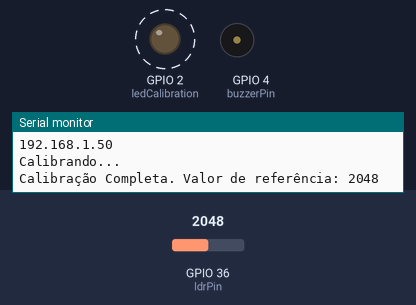
Bench run of a sketch on a simulated ESP32. Shown: output pins drawn as LEDs (lit = HIGH), buzzer (waves = sounding, pin HIGH), the last lines printed to the serial monitor. Dashed ring = blinking. Inputs (shaded band) come from the test bench; at power-on: GPIO 36 (ldrPin) = 2048. WiFi joins after 1.5 s; servers stay silent unless stated.

Above: at 13.7 s.
13.8 s: GPIO 36 (ldrPin) set to 1693
17.2 s: GPIO 36 (ldrPin) set to 1571
At 19.4 s:
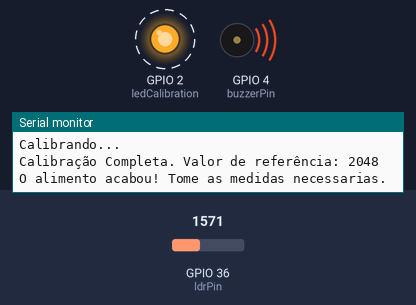
20.6 s: GPIO 36 (ldrPin) set to 2047
At 22.4 s:
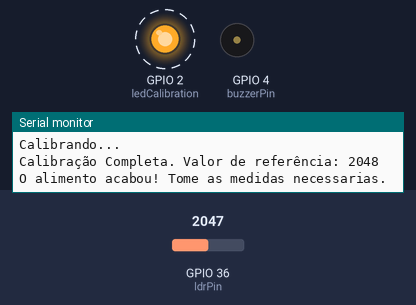
24.0 s: GPIO 36 (ldrPin) set to 1228
At 24.9 s:
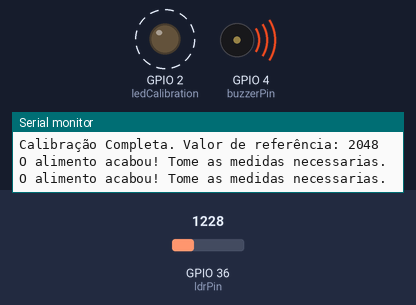
Timing chart, 0 to 28.4 s (numbered marks = the images above; inputs shaded):
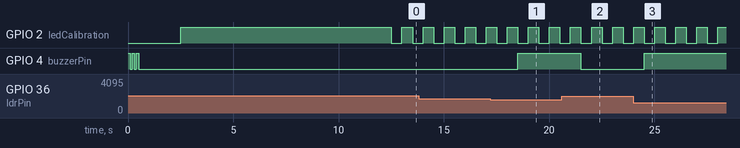

The sketch:

EnteralAPP.ino
```cpp
//EnteralAlert APP
//Criado por:
//Gabriel Henrique Rocha de Carvalho
//Thiago Rayzing França de Farias

#include <WiFi.h>
#include <ESPAsyncWebServer.h>

char *ssid = "";     // SSID da rede Wi-Fi
char *password = ""; // Senha da rede Wi-Fi

const int ldrPin = 36;      // Pino do LDR
const int buzzerPin = 4;   // Pino do Buzzer
const int ledCalibration = 2; // Led indicador de calibração

const int calibrationTime = 10000;  // Tempo de calibração em milissegundos
const int calibrationInterval = 1000;  // Intervalo de amostragem durante a calibração em milissegundos
const float detectionThreshold = 0.8;  // Limite de detecção em relação ao valor de referência

int ldrValue = 0;           // Valor lido do LDR
int threshold = 500;        // Limiar de luminosidade para acionar o buzzer
int referenceValue;         // Valor que o sistema vai comparar

const char *host = "10.77.14.242"; // IP do servidor web local
const int port = 80; // Porta do servidor web (geralmente 80)

WiFiClient client;
AsyncWebServer server(80);

bool alarmeAtivado = false;

void setup() {
  pinMode(ldrPin, INPUT);
  pinMode(ledCalibration, OUTPUT);
  pinMode(buzzerPin, OUTPUT);
  Serial.begin(9600);
  initialy();

  // Conecta-se à rede Wi-Fi
  WiFi.begin(ssid, password);
  while (WiFi.status() != WL_CONNECTED) {
    delay(1000);
    Serial.println("Conectando ao WiFi...");
  }
  Serial.println("Conectado ao WiFi");
  Serial.println(WiFi.localIP());

  // Define a rota para exibir os dados do LDR
  server.on("/", HTTP_GET, [](AsyncWebServerRequest *request) {
    String html = "<!DOCTYPE html><html><head>";
    html += "<title>EnteralAPP</title>";
    html += "<style>";
    html += "body { font-family: Arial, sans-serif; background-color: #f0f0f0; }";
    html += "h1 { color: #333; text-align: center; }";
    html += ".container { max-width: 400px; margin: 0 auto; padding: 20px;";
    html += "background-color: #fff; border-radius: 5px; box-shadow: 0 0 10px rgba(0, 0, 0, 0.2); }";
    html += "p { font-size: 24px; text-align: center; color: #555; }";
    html += "</style></head><body>";
    html += "<div class=\"container\">";
    html += "<h1>EnteralAPP</h1>";
    html += "<p>Status: Conectado</p>";
    html += "<p>Referencia de calibracao: " + String(referenceValue) + "</p>";

    // Adicione este script JavaScript para mostrar um alerta se o alarme estiver ativado
    html += "<script>";
    html += "setInterval(function() {";
    html += "  location.reload();"; // Atualiza a página a cada 5 segundos
    html += "}, 2000);";

    // Adicione este código para mostrar um alerta se o alarme estiver ativado
    html += "if (" + String(alarmeAtivado) + ") {";
    html += "  alert('O alimento acabou! Tome as medidas necessarias.');";
    html += "}";

    html += "</script>";

    request->send(200, "text/html", html);
  });

  server.begin();
  calibrateSystem(); // Realiza a calibração ao iniciar
}

void loop() {
  checkSystemState();
  calibrationCompleted();
  digitalWrite(ledCalibration, HIGH);
}

void calibrateSystem() {
  Serial.println("Calibrando...");
  digitalWrite(ledCalibration, HIGH);

  // Inicializar variáveis
  long startTime = millis();
  int totalSamples = 0;
  long calibrationEndTime = startTime + calibrationTime;

  // Realizar aquisição de amostras durante o tempo de calibração
  while (millis() < calibrationEndTime) {
    ldrValue += analogRead(ldrPin);
    totalSamples++;
    delay(calibrationInterval);
  }

  // Calcular valor de referência
  referenceValue = ldrValue / (float)totalSamples;
  Serial.print("Calibração Completa. Valor de referência: ");
  Serial.println(referenceValue);

  // Reinicializar variáveis para próxima calibração
  ldrValue = 0;
}

void initialy(){
  digitalWrite(buzzerPin, HIGH);
  delay(100);
  digitalWrite(buzzerPin, LOW);
  delay(100);
  digitalWrite(buzzerPin, HIGH);
  delay(100);
  digitalWrite(buzzerPin, LOW);
  delay(100);
  digitalWrite(buzzerPin, HIGH);
  delay(100);
  digitalWrite(buzzerPin, LOW);
  }

void calibrationCompleted() {
  for (int repetition = 0; repetition < 3; repetition++){
  digitalWrite(ledCalibration, LOW);
  delay(500);
  digitalWrite(ledCalibration, HIGH);
  delay(500);
  }
}

void checkSystemState() {
  // Fazer a leitura atual do LDR
  int currentValue = analogRead(ldrPin);

  // Comparar com o valor de referência
  if (currentValue < referenceValue * detectionThreshold) {
    // Ativar o alarme
    Serial.println("O alimento acabou! Tome as medidas necessarias.");
    alarmeAtivado = true; // Ativa o alarme
    digitalWrite(buzzerPin, HIGH); // Ativa o Buzzer
  } else {
    alarmeAtivado = false; // Desativa o alarme
    digitalWrite(buzzerPin, LOW);  // Desativa o Buzzer
  }
}
```

Measured:
- the behaviour switches between 1639 and 1638 on GPIO 36 (ldrPin) (found by bisection; images 0 and 1)
- after the input at 17.2 s, GPIO 4 (buzzerPin): LOW → HIGH after 1.3 s
- after the input at 20.6 s, GPIO 4 (buzzerPin): HIGH → LOW after 0.91 s
- after the input at 24.0 s, GPIO 4 (buzzerPin): LOW → HIGH after 0.51 s
- by itself, GPIO 2 (ledCalibration): alternates HIGH for 0.50 s and LOW for 0.50 s
